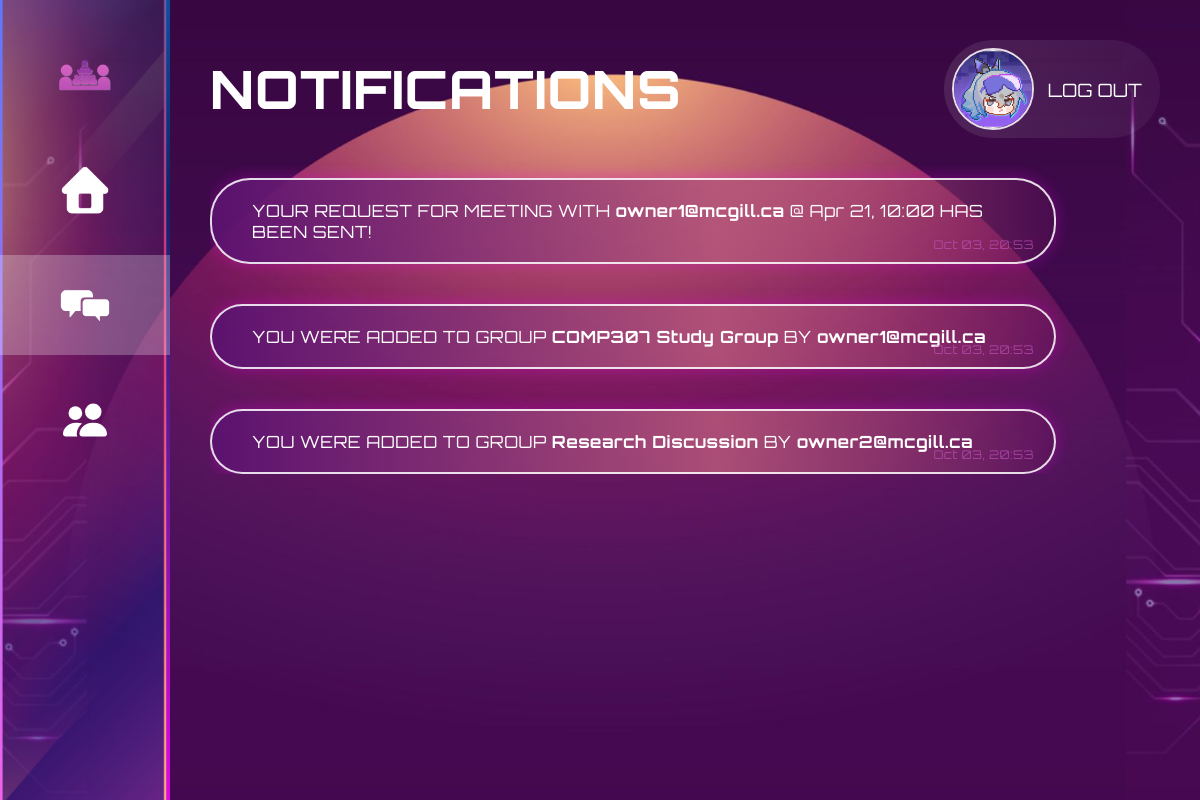
/notifications.php (signed in), run on the app's committed database.
### tables this page shows
CREATE TABLE appointments (
    appointment_id INT PRIMARY KEY AUTO_INCREMENT,
    slot_id INT UNIQUE NOT NULL,  
    user_id INT NOT NULL,
    status ENUM('booked','pending') DEFAULT 'pending',
    created_at TIMESTAMP DEFAULT CURRENT_TIMESTAMP,
    
    FOREIGN KEY (slot_id) REFERENCES booking_slots(slot_id)
    ON DELETE CASCADE,
    FOREIGN KEY (user_id) REFERENCES users(user_id)
);

CREATE TABLE users ( 
    user_id INT AUTO_INCREMENT PRIMARY KEY,
    email VARCHAR(50) NOT NULL UNIQUE,
    password VARCHAR(255) NOT NULL,
    role ENUM('student', 'owner') NOT NULL
);

CREATE TABLE booking_slots (
    slot_id INT PRIMARY KEY AUTO_INCREMENT,
    owner_id INT NOT NULL,
    start_time DATETIME NOT NULL,
    end_time DATETIME NOT NULL,
    is_active BOOLEAN DEFAULT FALSE,  
    is_recurring BOOLEAN DEFAULT FALSE,
    recurring_id INT NULL,
    created_at TIMESTAMP DEFAULT CURRENT_TIMESTAMP,
    
    FOREIGN KEY (owner_id) REFERENCES users(user_id),
    FOREIGN KEY (recurring_id) REFERENCES recurrences(recurring_id)
    ON DELETE SET NULL
);

CREATE TABLE group_participants (
    id INT PRIMARY KEY AUTO_INCREMENT,
    group_id INT NOT NULL,
    user_id INT NOT NULL,
    UNIQUE(group_id, user_id),  
    created_at TIMESTAMP DEFAULT CURRENT_TIMESTAMP,
    
    FOREIGN KEY (group_id) REFERENCES groups(group_id)
    ON DELETE CASCADE,
    FOREIGN KEY (user_id) REFERENCES users(user_id)
);

CREATE TABLE groups (
    group_id INT PRIMARY KEY AUTO_INCREMENT,
    owner_id INT NOT NULL,
    title VARCHAR(255),
    created_at TIMESTAMP DEFAULT CURRENT_TIMESTAMP,
    
    FOREIGN KEY (owner_id) REFERENCES users(user_id)
);

### notifications.php (the view, shortened to what this page needs)
<?php
require_once __DIR__ . '/connect_db.php';
$user_id = (int) $_SESSION['user_id'];
$sql = "
SELECT
    a.appointment_id,
    a.status,
    a.created_at,
    bs.start_time,
    bs.end_time,
    bs.owner_id,
    student.email AS student_email,
    owner.email AS owner_email
FROM appointments a
JOIN booking_slots bs ON a.slot_id = bs.slot_id
JOIN users student ON a.user_id = student.user_id
JOIN users owner ON bs.owner_id = owner.user_id
WHERE a.user_id = ? OR bs.owner_id = ?
ORDER BY a.created_at DESC
";
$stmt = $conn->prepare($sql);
$stmt->bind_param("ii", $user_id, $user_id);
$stmt->execute();
$result = $stmt->get_result();
$group_sql = "
SELECT
    gp.group_id,
    gp.created_at,
    g.title AS group_title,
    u.email AS owner_email
FROM group_participants gp
JOIN groups g ON gp.group_id = g.group_id
JOIN users u ON g.owner_id = u.user_id
WHERE gp.user_id = ?
AND gp.created_at >= NOW() - INTERVAL 2 DAY
ORDER BY gp.created_at DESC
";
$stmt2 = $conn->prepare($group_sql);
$stmt2->bind_param("i", $user_id);
$stmt2->execute();
$group_result = $stmt2->get_result();
?>
<!DOCTYPE html>
<html>
<head>
    <link rel="stylesheet" href="css/style.css">
    <link rel="stylesheet" href="css/notifications_style.css">
</head>
<body>
<div class="notifications-page">
    <aside class="sidebar">
        <a href="appointments.php">
            <button class="sidebar-btn logo" title="Appointments">
                <img src="assets/logo.png" alt="Appointments" />
            </button>
        </a>
        <a href="slots_owner.php">
            <button class="sidebar-btn" title="Home">
                <img src="assets/home_icon.png" alt="Home" />
            </button>
        </a>
        <a href="notifications.php">
            <button class="sidebar-btn active" title="Notifications">
                <img src="assets/chat_icon.png" alt="notifications" />
            </button>
        </a>
        <a href="group_meetings.php">
            <button class="sidebar-btn" title="Group Meetings">
            </button>
        </a>
    </aside>
    <div class="notifications-main">
        <header class="notifications-header">
            <h1>NOTIFICATIONS</h1>
            <form class="logout-form" action="logout.php" method="post">
                <button class="logout-btn" type="submit">
                    <img src="assets/profile.png" alt="Profile" class="profile-icon" />
                    <span>LOG OUT</span>
                </button>
            </form>
        </header>
        <div class="notifications-list">
        <?php while ($row = $result->fetch_assoc()): ?>
            <?php
            $isOwner = ($row['owner_id'] == $user_id);
            $time = date("M d, H:i", strtotime($row['start_time']));
            $timestamp = date("M d, H:i", strtotime($row['created_at']));
            ?>
            <?php if (!$isOwner): ?>
                <div class="notification-card">
                    YOUR REQUEST FOR MEETING WITH
                    <strong><?= htmlspecialchars($row['owner_email']) ?></strong>
                    @ <?= $time ?> HAS BEEN SENT!
                    <div class="timestamp"><?= $timestamp ?></div>
                </div>
            <?php endif; ?>
        <?php endwhile; ?>
        <?php while ($row = $group_result->fetch_assoc()): ?>
            <?php
            $timestamp = date("M d, H:i", strtotime($row['created_at']));
            ?>
            <div class="notification-card">
                YOU WERE ADDED TO GROUP
                <strong><?= htmlspecialchars($row['group_title']) ?></strong>
                BY <strong><?= htmlspecialchars($row['owner_email']) ?></strong>
                <div class="timestamp"><?= $timestamp ?></div>
            </div>
        <?php endwhile; ?>
        </div>
    </div>
</div>
</body>
</html>

### css/style.css (style rules this page uses)
* { box-sizing: border-box; margin: 0; }
:root { --font-heading: 'Orbitron', sans-serif; --font-body: 'Rajdhani', sans-serif; --text-main: #ffffff; --border-soft: rgba(255, 255, 255, 0.85); --row-grad: linear-gradient(90deg, rgba(91, 18, 112, 0.95) 0%, rgba(180, 86, 122, 0.88) 60%, rgba(121, 22, 99, 0.2) 100%); }
html, body { width: 100%; min-height: 100%; }
body { font-family: var(--font-body); color: var(--text-main); background: url("../assets/307_Project.jpg") center center / cover no-repeat; }
.sidebar { width: 170px; min-width: 170px; height: 100vh; float: left; position: relative; display: flex; flex-direction: column; align-items: center; gap: 15px; padding-top: 25px; background: url("../assets/sidebar.png") left top / cover no-repeat; }
.sidebar>* { position: relative; z-index: 1; }
.sidebar-btn { width: 170px; height: 100px; border: none; background: transparent; cursor: pointer; display: flex; align-items: center; justify-content: center; padding: 0px; }
.sidebar-btn img { max-width: 60px; max-height: 60px; }
.sidebar-btn svg { color: var(--text-main); width: 44px; height: 44px; }
.sidebar-btn.active { background: rgba(255, 255, 255, 0.25); }
.logout-btn { display: flex; align-items: center; gap: 14px; padding: 8px 18px 8px 8px; border-radius: 999px; font-size: 1.15rem; border: none; background: linear-gradient(90deg, rgba(255,255,255,0.10), rgba(255,255,255,0.05)); color: var(--text-main); cursor: pointer; transition: 0.3s; }
.profile-icon { width: 82px; height: 82px; object-fit: cover; border-radius: 50%; flex-shrink: 0; border: 2px solid rgba(255, 255, 255, 0.85); }

### css/notifications_style.css (style rules this page uses)
.notifications-page { display: flex; height: 100vh; }
.notifications-main { flex: 1; padding: 40px; position: relative; }
.notifications-header { display: flex; justify-content: space-between; align-items: center; flex-wrap: wrap; }
.notifications-header h1 { font-family: var(--font-heading); font-size: 3.3rem; font-weight: 800; letter-spacing: 1px; color: white; }
.notifications-header .logout-btn { font-family: var(--font-heading); }
.notification-card, .card， .empty { font-family: var(--font-heading); font-size: 1.05rem; color: white; letter-spacing: 0.5px; }
.notifications-list { max-height: 70vh; overflow-y: auto; padding-right: 10px; }
.notification-card, .card, .empty { margin-top: 40px; padding: 20px 40px; border-radius: 40px; border: 2px solid var(--border-soft); background: var(--row-grad); width: 90%; position: relative; z-index: 1; box-shadow: 0 0 15px rgba(255, 0, 255, 0.3); }
.timestamp { position: absolute; right: 20px; bottom: 10px; font-size: 12px; color: #cc57c7; opacity: 0.6; }

### data on the page
appointments: users.email "owner1@mcgill.ca", slot.start_time "Apr 21, 10:00", created_at "Oct 03, 20:53"
group_participants: group.title "COMP307 Study Group", users.email "owner1@mcgill.ca", created_at "Oct 03, 20:53"
group_participants: group.title "Research Discussion", users.email "owner2@mcgill.ca", created_at "Oct 03, 20:53"
